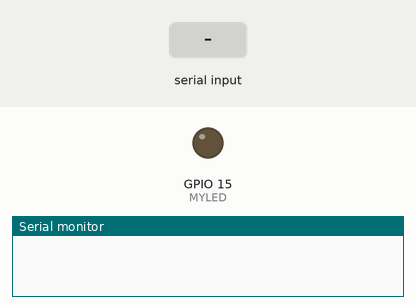
This program was run on a simulated ESP32-C6. Parts: output pins drawn as LEDs (lit = HIGH), the last lines printed to the serial monitor. Dashed ring = blinking. The test bench sets the inputs (shaded band). Not simulated (calls return 0 or success): secrets.h.

Above: at 0.0 s.
At 11.2 s:
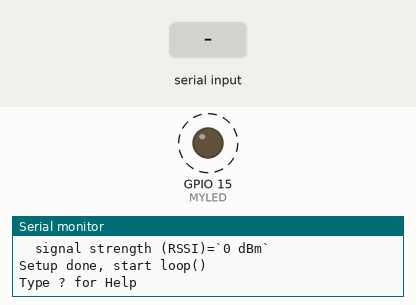
11.3 s: "?" received over Serial
13.5 s: "m" received over Serial
Timing chart, 0 to 21.5 s (numbered marks = the images above; inputs shaded):
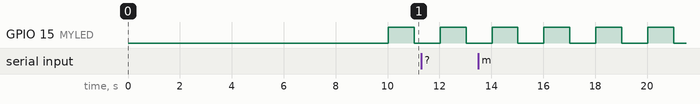

The program:

main.cpp
```cpp
#include <Arduino.h>
#include "console.h"
#include "wifinetwork.h"

const uint8_t MYLED = 15; // GPIO of onboard yellow LED at Seed XIAO ESP32C6 (LED_BUILTIN is not properly defined for this board)

void logChipInfo(void) {
    Serial.println("----------------------------------------");
    Serial.print("Chip model=");
    Serial.println(ESP.getChipModel());

    Serial.print("Chip revision=");
    Serial.println(ESP.getChipRevision());

    Serial.print("Number of cores=");
    Serial.println(ESP.getChipCores());

    Serial.print("Running on core=");
    Serial.println(xPortGetCoreID());

    Serial.print("RTOS tasks=");
    Serial.println(uxTaskGetNumberOfTasks());

    Serial.print("ESP-IDF version=");
    Serial.println(ESP.getSdkVersion());

    Serial.println("----------------------------------------");
}

void setup() {
    Serial.begin(115200);
    delay(10000);

    logChipInfo();

    pinMode(MYLED, OUTPUT); // output for blink LED

    startNetwork();
    logNetworkStatus();

    Serial.println("Setup done, start loop()\nType ? for Help");
}

void loop() {
    digitalWrite(MYLED, !digitalRead(MYLED)); // do blink

    consoleLoop();
    delay(1000);
}
```

console.cpp
```cpp
#include <Arduino.h>
#include "wifinetwork.h"

static void logMemory(void) {
    Serial.print("Mem:\tFree heap=`");
    Serial.print(ESP.getFreeHeap());
    Serial.println("`");

    Serial.print("\tMin free heap=`");
    Serial.print(ESP.getMinFreeHeap());
    Serial.println("`");

    Serial.print("\tFree PSRAM=`");
    Serial.print(ESP.getFreePsram());
    Serial.println("`");
}

void consoleLoop(void) {
    if (Serial.available()) {
        switch (Serial.read()) {
        case '?':
            Serial.println("* = restart");
            Serial.println("! = crash");
            Serial.println("m = memory");
            Serial.println("w = WiFi status");
            break;
        case '*':
            Serial.println("Do restart...");
            Serial.flush();
            ESP.restart();
            break;
        case '!':
            Serial.println("Do crash...");
            Serial.flush();
            {
                char *cptr = nullptr;
                *cptr = '!';
            }
            break;
        case 'm':
            logMemory();
            break;
        case 'w':
            logNetworkStatus();
            break;
        default:
            // ignore
            break;
        }
    }
}
```

console.h
```cpp
void consoleLoop(void);
```

wifinetwork.cpp
```cpp
#include <Arduino.h>
#include <WiFi.h>
#include "wifinetwork.h"
#include "secrets.h" // not in Git repo, see secrets.h.template to create your own

void logNetworkStatus(void) {
    Serial.print("WiFi\tSSID=`");
    Serial.print(WiFi.SSID());
    Serial.println("`");

    // auto ip = WiFi.localIP();
    Serial.print("\tIP Address=`");
    Serial.print(WiFi.localIP());
    Serial.println("`");

    //    auto rssi = WiFi.RSSI();
    Serial.print("\tsignal strength (RSSI)=`");
    Serial.print(WiFi.RSSI());
    Serial.println(" dBm`");
}

static void startWifi(void) {
    if (SECRET_WIFI_SSID[0] != 0x00) {
        Serial.print("Connect to SSID: ");
        Serial.println(SECRET_WIFI_SSID);
        WiFi.useStaticBuffers(true);
        WiFi.mode(WIFI_STA);
        WiFi.begin(SECRET_WIFI_SSID, SECRET_WIFI_PASSWORD);
        while (WiFi.status() != WL_CONNECTED) {
            delay(500);
            Serial.print(".");
        }
        Serial.println("\nConnected");
    } else {
        Serial.println("WARNING: No SSID defined, not connecting to WiFi");
    }
}

void startNetwork(void) {
    startWifi();
}
```

wifinetwork.h
```cpp
// WARNING: renaming this file to "network.h" will result in build error on Tasmota platform with Arduino 3
#pragma once
void logNetworkStatus(void);
void startNetwork(void);
```

Measured:
- by itself, GPIO 15 (MYLED): alternates HIGH for 1.0 s and LOW for 1.0 s
